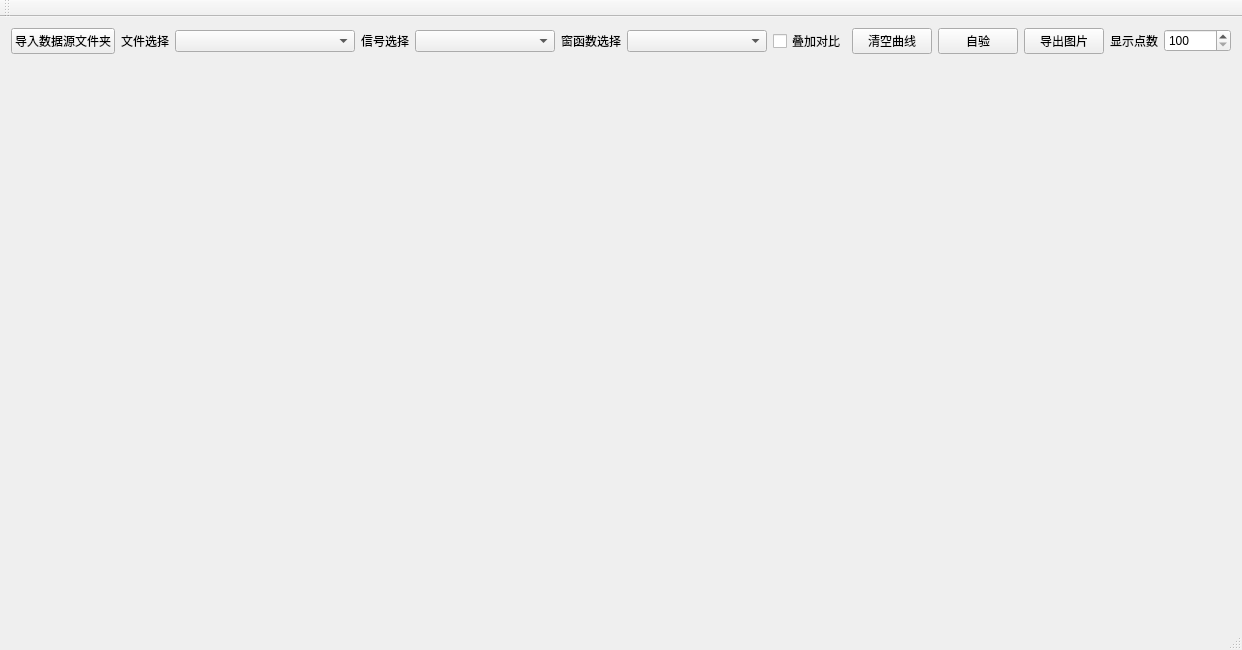
<?xml version="1.0" encoding="UTF-8"?>
<ui version="4.0">
 <class>MainWindow</class>
 <widget class="QMainWindow" name="MainWindow">
  <property name="geometry">
   <rect>
    <x>0</x>
    <y>0</y>
    <width>1159</width>
    <height>650</height>
   </rect>
  </property>
  <property name="windowTitle">
   <string>信号分析器</string>
  </property>
  <widget class="QWidget" name="centralWidget">
   <layout class="QVBoxLayout" name="verticalLayout">
    <item>
     <layout class="QHBoxLayout" name="controlLayout">
      <item>
       <widget class="QPushButton" name="btnImportFolder">
        <property name="text">
         <string>导入数据源文件夹</string>
        </property>
       </widget>
      </item>
      <item>
       <widget class="QLabel" name="lblFile">
        <property name="text">
         <string>文件选择</string>
        </property>
       </widget>
      </item>
      <item>
       <widget class="QComboBox" name="comboFile">
        <property name="minimumSize">
         <size>
          <width>180</width>
          <height>0</height>
         </size>
        </property>
       </widget>
      </item>
      <item>
       <widget class="QLabel" name="lblSignal">
        <property name="text">
         <string>信号选择</string>
        </property>
       </widget>
      </item>
      <item>
       <widget class="QComboBox" name="comboSignal">
        <property name="minimumSize">
         <size>
          <width>140</width>
          <height>0</height>
         </size>
        </property>
       </widget>
      </item>
      <item>
       <widget class="QLabel" name="lblWindow">
        <property name="text">
         <string>窗函数选择</string>
        </property>
       </widget>
      </item>
      <item>
       <widget class="QComboBox" name="comboWindow">
        <property name="minimumSize">
         <size>
          <width>140</width>
          <height>0</height>
         </size>
        </property>
       </widget>
      </item>
      <item>
       <widget class="QCheckBox" name="chkOverlay">
        <property name="text">
         <string>叠加对比</string>
        </property>
       </widget>
      </item>
      <item>
       <widget class="QPushButton" name="btnClearCurves">
        <property name="text">
         <string>清空曲线</string>
        </property>
       </widget>
      </item>
      <item>
       <widget class="QPushButton" name="btnSelfTest">
        <property name="text">
         <string>自验</string>
        </property>
       </widget>
      </item>
      <item>
       <widget class="QPushButton" name="btnExportImage">
        <property name="text">
         <string>导出图片</string>
        </property>
       </widget>
      </item>
      <item>
       <widget class="QLabel" name="lblPointLimit">
        <property name="text">
         <string>显示点数</string>
        </property>
       </widget>
      </item>
      <item>
       <widget class="QSpinBox" name="spinPointLimit">
        <property name="toolTip">
         <string>只显示前 N 个显示点（0 表示显示全部）</string>
        </property>
        <property name="specialValueText">
         <string>100</string>
        </property>
        <property name="maximum">
         <number>100000000</number>
        </property>
       </widget>
      </item>
      <item>
       <spacer name="horizontalSpacer">
        <property name="orientation">
         <enum>Qt::Horizontal</enum>
        </property>
        <property name="sizeHint" stdset="0">
         <size>
          <width>40</width>
          <height>20</height>
         </size>
        </property>
       </spacer>
      </item>
     </layout>
    </item>
    <item>
     <widget class="QCustomPlot" name="plot" native="true">
      <property name="sizePolicy">
       <sizepolicy hsizetype="Expanding" vsizetype="Expanding">
        <horstretch>0</horstretch>
        <verstretch>0</verstretch>
       </sizepolicy>
      </property>
     </widget>
    </item>
   </layout>
  </widget>
  <widget class="QMenuBar" name="menuBar">
   <property name="geometry">
    <rect>
     <x>0</x>
     <y>0</y>
     <width>1159</width>
     <height>23</height>
    </rect>
   </property>
  </widget>
  <widget class="QToolBar" name="mainToolBar">
   <attribute name="toolBarArea">
    <enum>TopToolBarArea</enum>
   </attribute>
   <attribute name="toolBarBreak">
    <bool>false</bool>
   </attribute>
  </widget>
  <widget class="QStatusBar" name="statusBar"/>
 </widget>
 <layoutdefault spacing="6" margin="11"/>
 <customwidgets>
  <customwidget>
   <class>QCustomPlot</class>
   <extends>QWidget</extends>
   <header>qcustomplot.h</header>
  </customwidget>
 </customwidgets>
 <resources>
  <include location="SignalAnalyzer.qrc"/>
 </resources>
 <connections/>
</ui>
